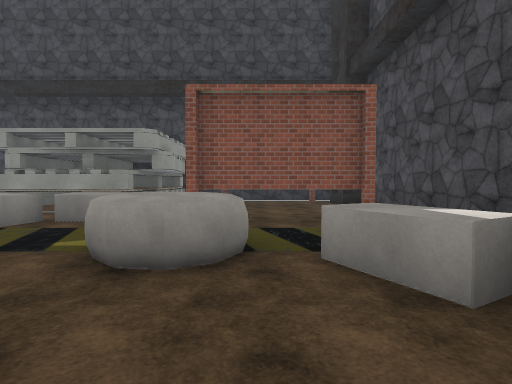
[1] (above)

24 first-person views from a walk through a 3-D level made in the Unity game engine. The camera is 1.5 m above the floor, tilts 2° down and sees 80° across. The floor is counted in squares, 2 m on a side. Each view is taken from the middle of a square. On the plan, view 1 faces up. The plan holds only what a view shows up to about 10 squares ahead; the rest is blank. The place goes on beyond the plan. Some surface patterns are stand-ins.

[2]
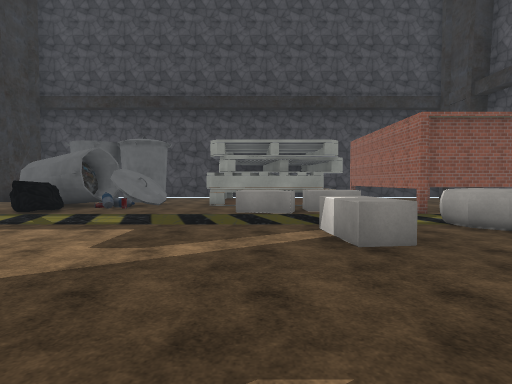

[3]
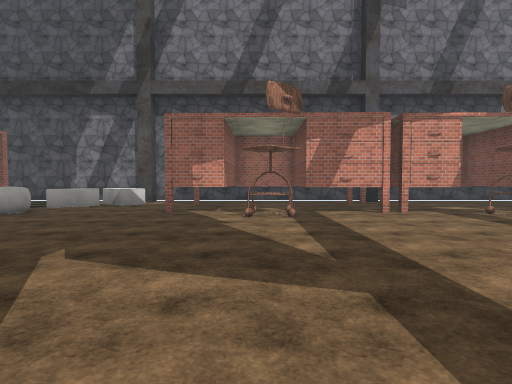

[4]
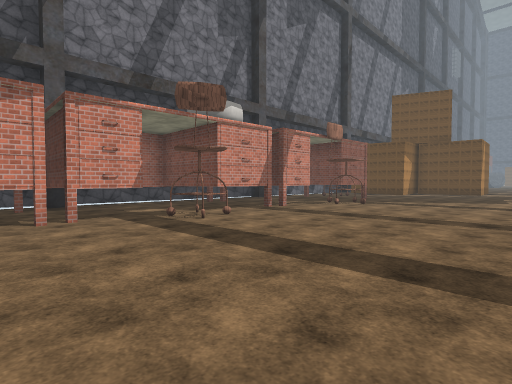

[5]
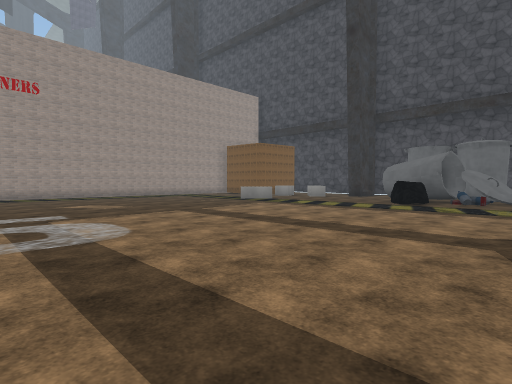

[6]
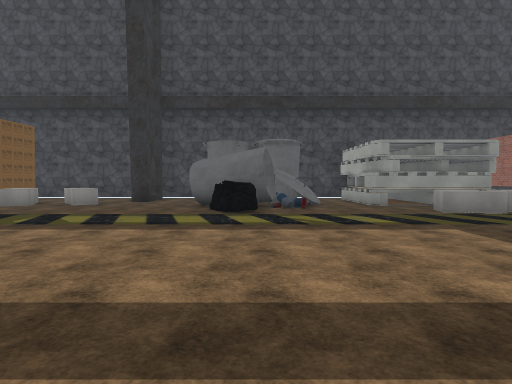

[7]
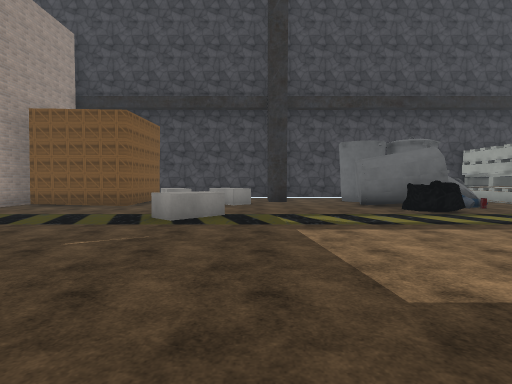

[8]
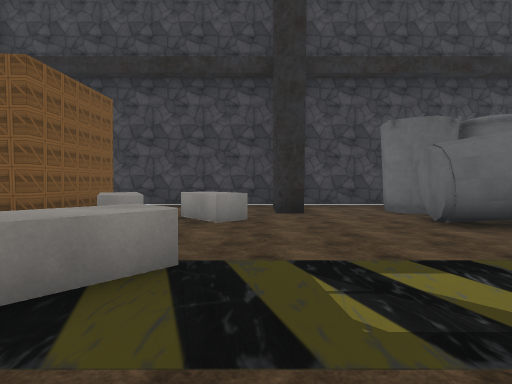

[9]
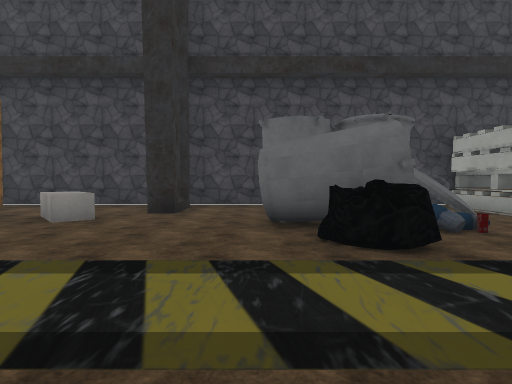

[10]
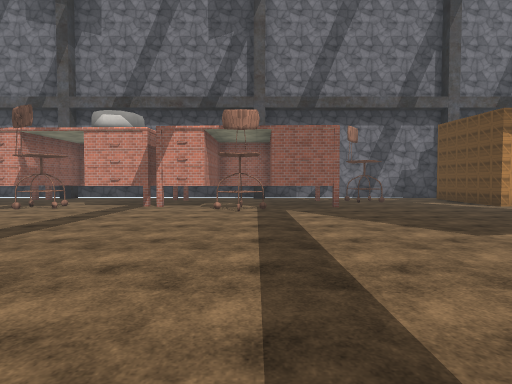

[11]
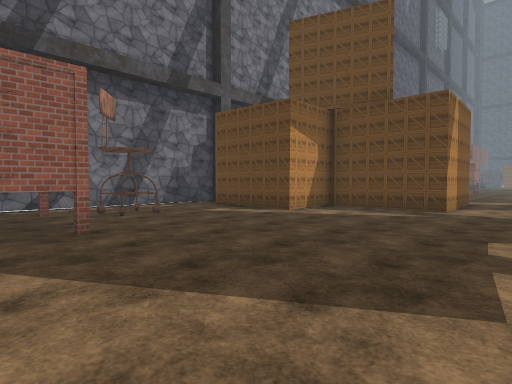

[12]
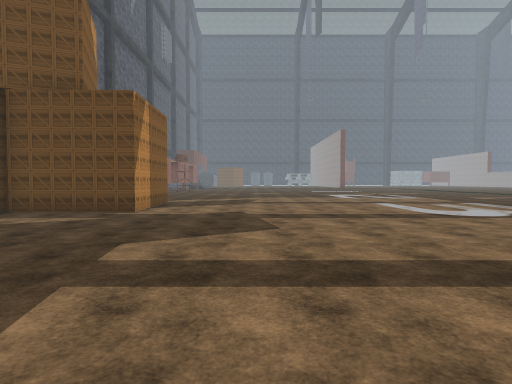

[13]
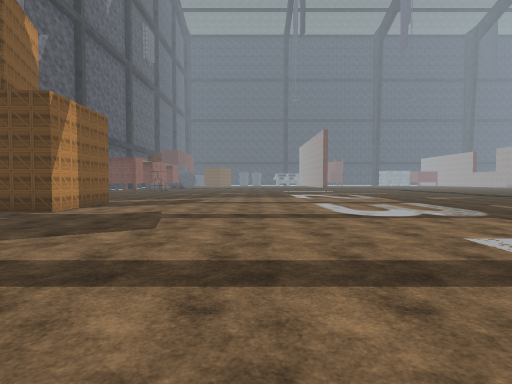

[14]
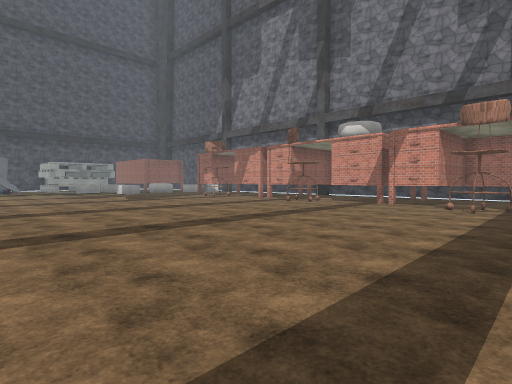

[15]
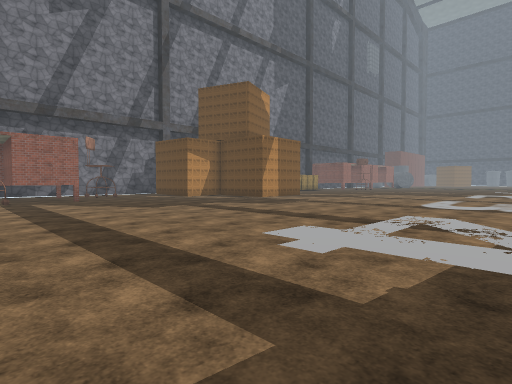

[16]
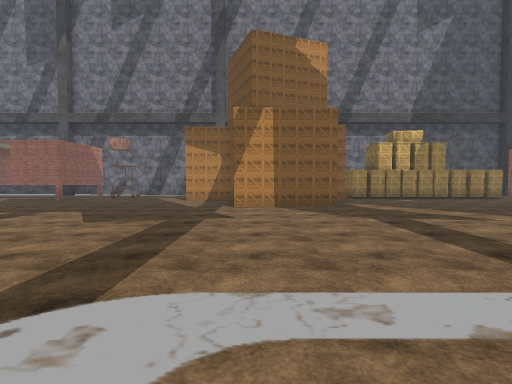

[17]
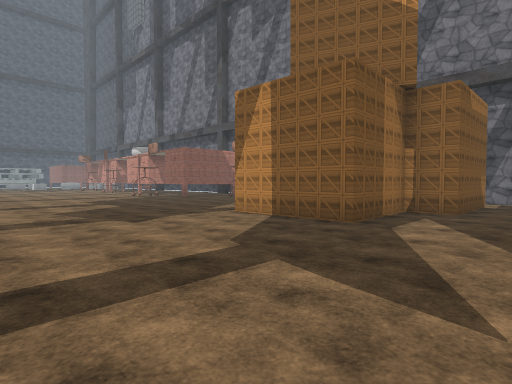

[18]
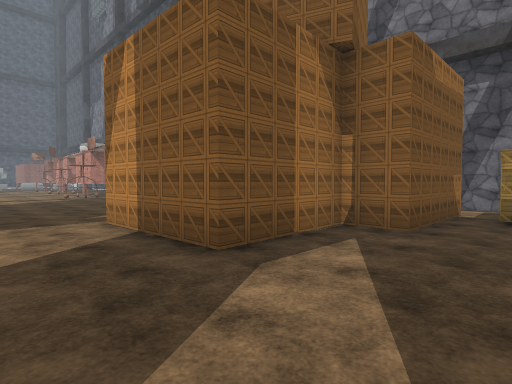

[19]
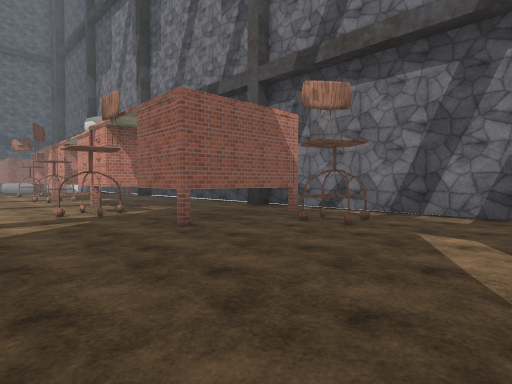

[20]
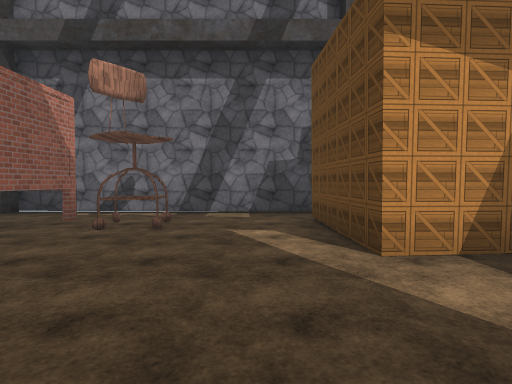

[21]
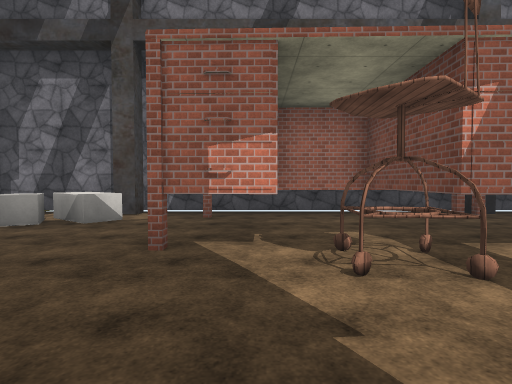

[22]
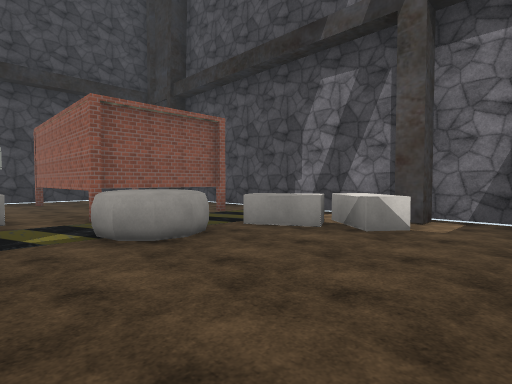

[23]
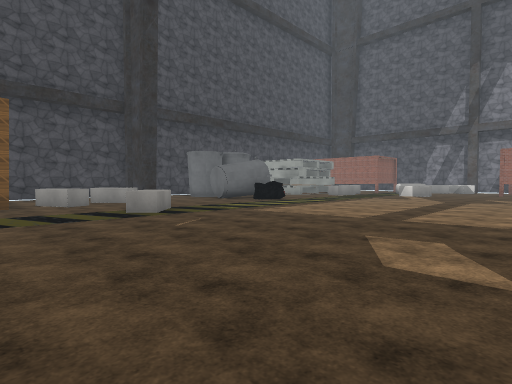

[24]
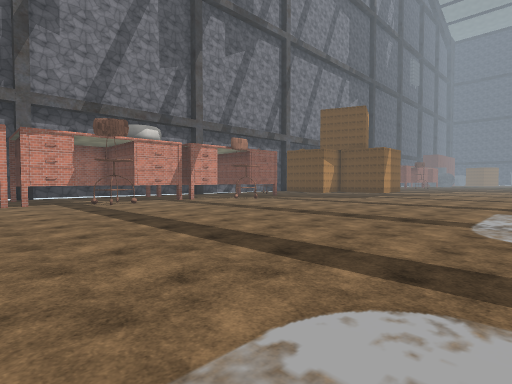

### Floor plan
Key: @ floor where view 1 was taken; # wall or solid block; . floor; = window, fence, low wall or low ledge; ^ raised ledge; C chair; O other object.
Columns run from 20 left of view 1 to 4 right of it. Each row starts with its distance up from view 1.
 11  #########   ### ###
 10  #...##..#   .=  =.#
  9  # =^##..#   .####.#
  8 ##^^^=...###^.###=.#
  7 ...=.....##^=..###.#
  6 .........==....^^^.#
  5 ....^...........=..####
  4 ...^^..............OO ##
  3  ...............=..OO^##
  2 ................^^...^^#
  1 ......................^##
  0 ....................@...#
 -1 ....................###.#
 -2 ....................###.#
 -3 ...................C# ###
 -4  ..................C#
 -5         ...........##
 -6         ...........##
 -7         ............##
 -8         ............###
 -9         ..........CC..#
-10         ............###
-11          ..........##
-12          ..........##
-13          ..........##
-14       ............CC#
-15       ............CC  ###
-16       .............#  #.#
-17       .............####.#
-18       ..................#
-19       ...............C..#
-20        .................#
-21        .................#
-22        .............###.#
-23       .............## ###
-24      ..............#
-25     ............####
-26     ............####
-27     ............####
-28           .........####.#
-29            .............#
-30            .........

Where each view was taken, in squares from view 1:
view 1: 0 up, 0 right, facing up
view 2: 2 down, 5 left, facing up
view 3: 3 down, 8 left, facing right
view 4: 5 down, 7 left, facing down-right
view 5: 5 down, 7 left, facing up-left
view 6: 2 down, 10 left, facing up
view 7: 2 down, 15 left, facing up
view 8: 2 up, 15 left, facing up
view 9: 2 up, 12 left, facing up
view 10: 15 down, 10 left, facing right
view 11: 16 down, 6 left, facing down-right
view 12: 17 down, 7 left, facing down
view 13: 17 down, 9 left, facing down
view 14: 16 down, 11 left, facing up-right
view 15: 14 down, 14 left, facing down-right
view 16: 25 down, 13 left, facing right
view 17: 30 down, 9 left, facing up-right
view 18: 30 down, 6 left, facing up-right
view 19: 22 down, 4 left, facing up-right
view 20: 21 down, 4 left, facing right
view 21: 2 down, 4 left, facing right
view 22: 1 down, 3 left, facing up-right
view 23: 3 down, 20 left, facing up-right
view 24: 5 down, 12 left, facing down-right
